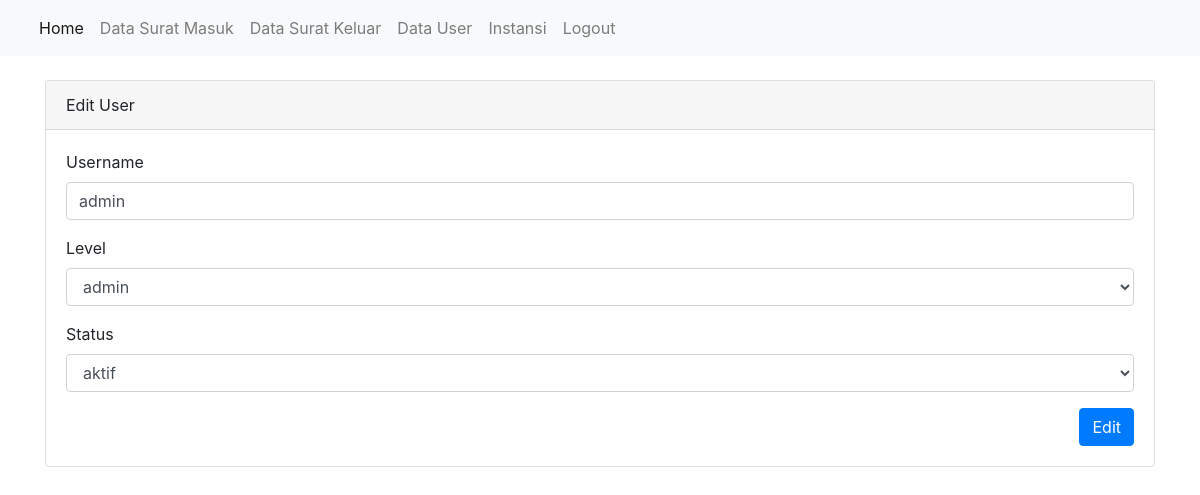
The page /surat_masuk/useredit/1 on the database its author committed.
### tables this page shows
CREATE TABLE `user` (
  `id_user` int(20) NOT NULL,
  `username` varchar(50) NOT NULL,
  `password` varchar(50) NOT NULL,
  `level` varchar(11) NOT NULL,
  `status` varchar(20) NOT NULL
);

### application/controllers/Surat_masuk.php (called while the page is built, shortened)
<?php
class surat_masuk extends CI_Controller
{
        public function __construct()
        {
                $this->load->model('suratmasuk_model');
        }
    public function useredit($id_user){
        $this->load->model('user_model');
        $data['user'] = $this->user_model->get_user($id_user);
        if(isset($data['user']['id_user']))
        {
        $this->load->library('form_validation');
                $this->form_validation->set_rules('username','Username','required');
                $this->form_validation->set_rules('level','Level','required');
                $this->form_validation->set_rules('status','Status','required');
                if($this->form_validation->run())
        {
                $params = array(
                        'username' => $this->input->post('username'),
                        'level' => $this->input->post('level'),
                        'status' => $this->input->post('status'),
                );
                $this->user_model->update_user($id_user,$params);
                redirect('surat_masuk/data_user');
        }
        else
        {
        $this->load->view('template/header');
		$this->load->view('surat_masuk/data_user_edit', $data);
		$this->load->view('template/footer');
        }
        }
        else
        show_error('The user you are trying to edit does not exist.');
    }
}

### index.php (called while the page is built, shortened)
<?php
require_once BASEPATH.'core/CodeIgniter.php';

### application/models/User_model.php (called while the page is built, shortened)
<?php
class User_model extends CI_Model
{
    function get_user($id_user)
    {
        return $this->db->get_where('user',array('id_user'=>$id_user))->row_array();
    }
}

### application/views/surat_masuk/data_user_edit.php (the view, shortened to what this page needs)
<div class="container mt-4">
	<div class="card">
		<div class="card-header">
			Edit User
		</div>
		<div class="card-body">
			<form action="<?= base_url('surat_masuk/useredit/').$user['id_user'] ?>" method="POST">
				<div class="form-group">
					<label for="username">Username</label>
					<input type="text" class="form-control" name="username" value="<?php echo ($this->input->post('username') ? $this->input->post('username') : $user['username']); ?>" />
				</div>
				<div class="form-group">
					<label for="level">Level</label>
					<select name="level" class="form-control">
                        <option value="<?= $user['level'] ?>"><?= $user['level'] ?></option>
					</select>
				</div>
				<div class="form-group">
					<label for="status">Status</label>
					<select name="status" class="form-control">
                        <option value="<?= $user['status'] ?>"><?= $user['status'] ?></option>
					</select>
				</div>
				<button type="submit" name="edit" class="btn btn-primary float-right">Edit</button>
			</form>
		</div>
	</div>
</div>

### rows shown on the page
user: username "admin", level "admin", status "aktif"
